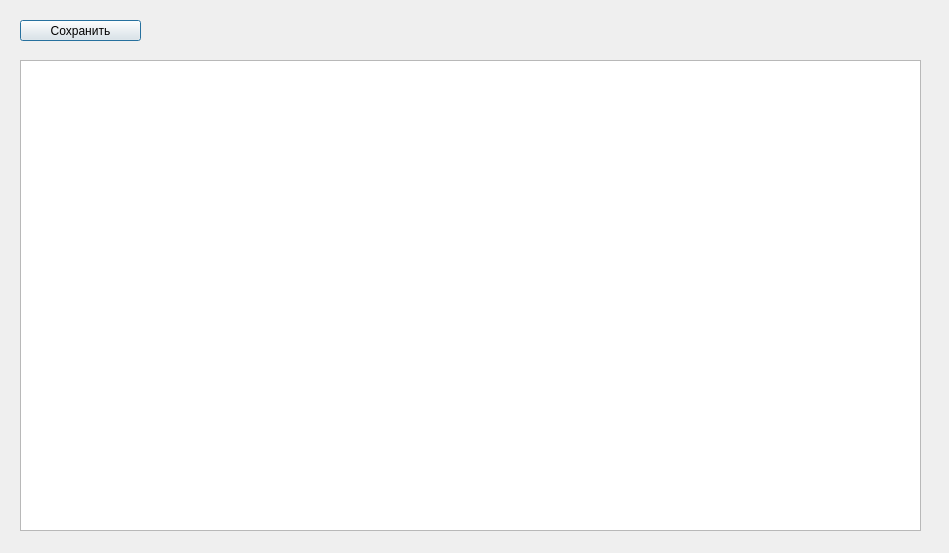
<?xml version="1.0" encoding="UTF-8"?>
<ui version="4.0">
 <class>dayEditDialog</class>
 <widget class="QDialog" name="dayEditDialog">
  <property name="geometry">
   <rect>
    <x>0</x>
    <y>0</y>
    <width>949</width>
    <height>553</height>
   </rect>
  </property>
  <property name="windowTitle">
   <string>Dialog</string>
  </property>
  <widget class="QTextEdit" name="textEdit">
   <property name="geometry">
    <rect>
     <x>20</x>
     <y>60</y>
     <width>901</width>
     <height>471</height>
    </rect>
   </property>
  </widget>
  <widget class="QPushButton" name="pushButton">
   <property name="geometry">
    <rect>
     <x>20</x>
     <y>20</y>
     <width>121</width>
     <height>21</height>
    </rect>
   </property>
   <property name="text">
    <string>Сохранить</string>
   </property>
  </widget>
 </widget>
 <resources/>
 <connections/>
</ui>
